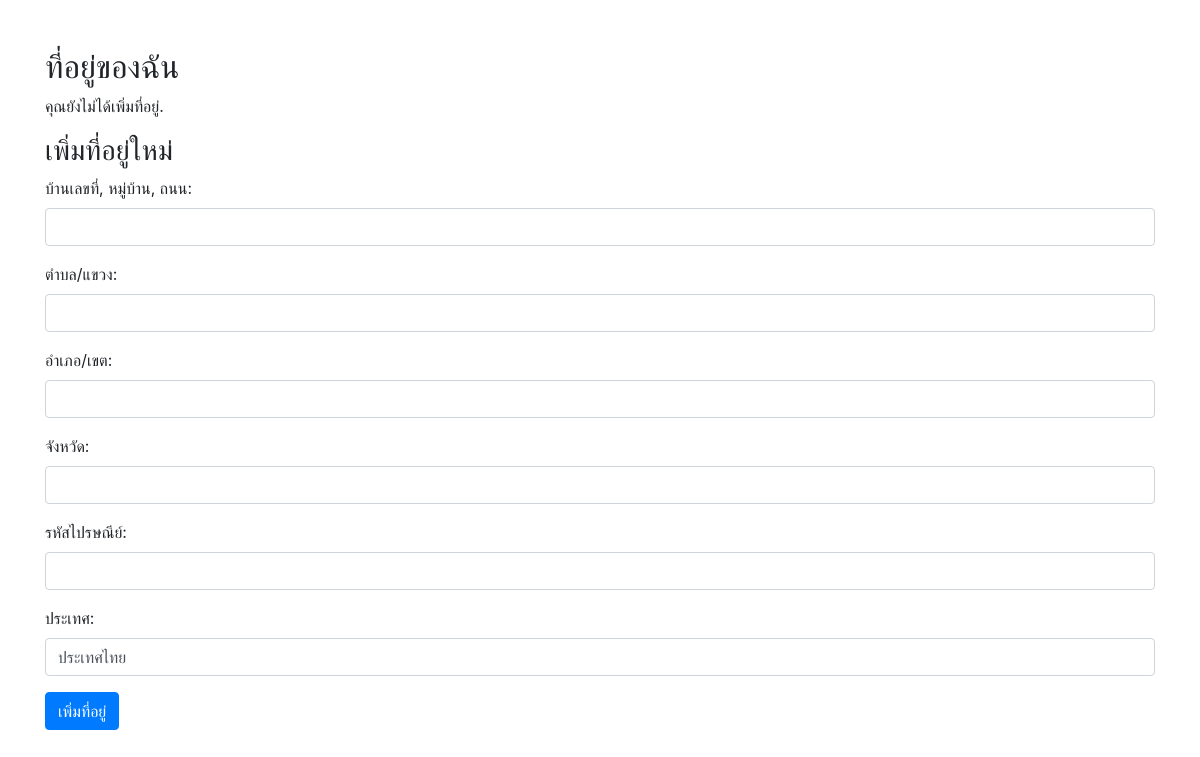
The page /address.php (signed in) on the database as committed earlier.
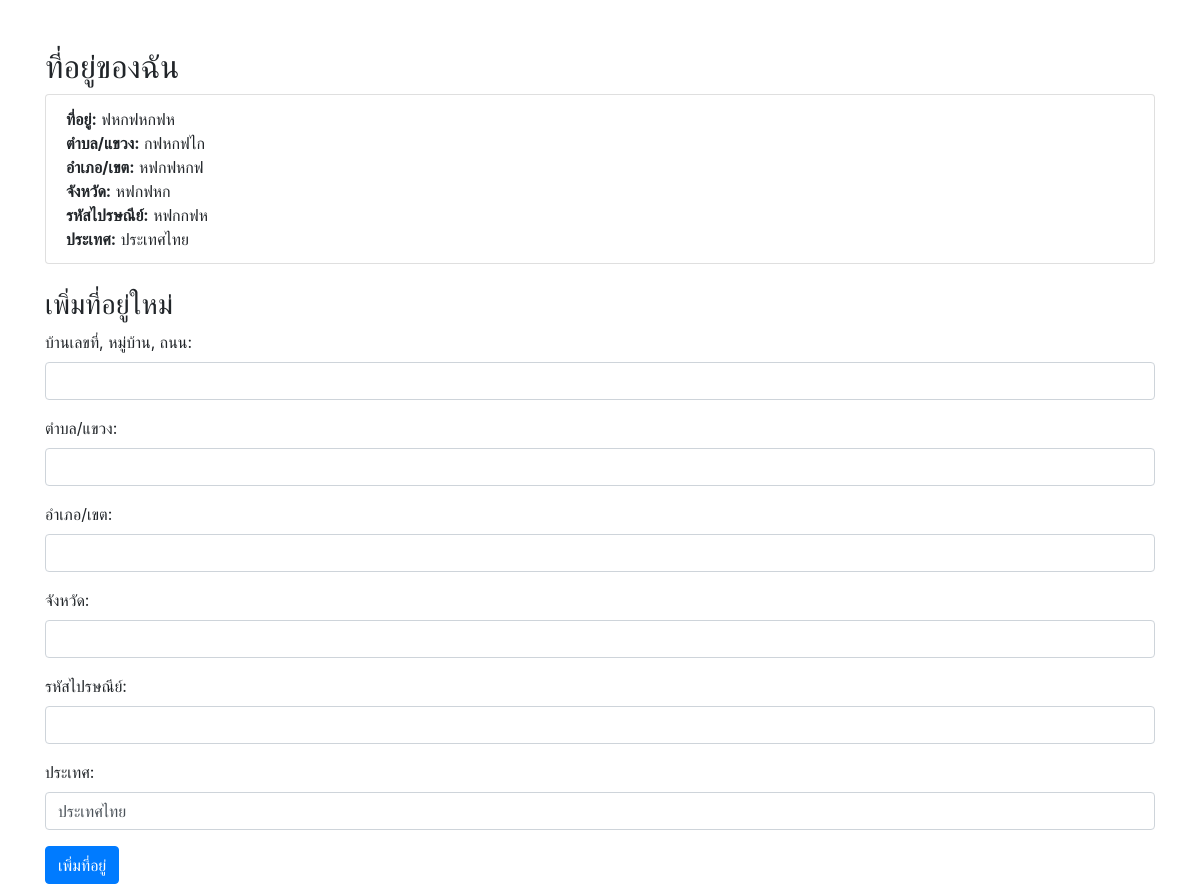
The same page on the database as committed later.
### tables this page shows
CREATE TABLE `user_addresses` (
  `address_id` int(11) NOT NULL,
  `user_id` int(11) NOT NULL,
  `address_line1` varchar(255) NOT NULL COMMENT 'บ้านเลขที่, หมู่บ้าน, ถนน',
  `address_line2` varchar(255) DEFAULT NULL COMMENT 'ตำบล, แขวง',
  `district` varchar(100) NOT NULL COMMENT 'อำเภอ, เขต',
  `province` varchar(100) NOT NULL COMMENT 'จังหวัด',
  `postal_code` varchar(10) NOT NULL COMMENT 'รหัสไปรษณีย์',
  `country` varchar(50) NOT NULL DEFAULT 'ประเทศไทย' COMMENT 'ประเทศ'
);

### address.php (the view, shortened to what this page needs)
<?php
include 'config.php';
$user_id = $_SESSION['user_id'];
$sql = "SELECT * FROM user_addresses WHERE user_id = ?";
$stmt = $conn->prepare($sql);
$stmt->bind_param("i", $user_id);
$stmt->execute();
$result = $stmt->get_result();
?>
<!DOCTYPE html>
<html lang="en">
<head>
    <link rel="stylesheet" href="https://stackpath.bootstrapcdn.com/bootstrap/4.3.1/css/bootstrap.min.css">
</head>
<body>
<div class="container mt-5">
    <h2>ที่อยู่ของฉัน</h2>
    <?php if ($result->num_rows > 0): ?>
        <ul class="list-group mb-4">
            <?php while ($row = $result->fetch_assoc()): ?>
                <li class="list-group-item">
                    <strong>ที่อยู่:</strong> <?php echo htmlspecialchars($row['address_line1']); ?><br>
                    <?php if ($row['address_line2']): ?>
                        <strong>ตำบล/แขวง:</strong> <?php echo htmlspecialchars($row['address_line2']); ?><br>
                    <?php endif; ?>
                    <strong>อำเภอ/เขต:</strong> <?php echo htmlspecialchars($row['district']); ?><br>
                    <strong>จังหวัด:</strong> <?php echo htmlspecialchars($row['province']); ?><br>
                    <strong>รหัสไปรษณีย์:</strong> <?php echo htmlspecialchars($row['postal_code']); ?><br>
                    <strong>ประเทศ:</strong> <?php echo htmlspecialchars($row['country']); ?><br>
                </li>
            <?php endwhile; ?>
        </ul>
    <?php else: ?>
        <p>คุณยังไม่ได้เพิ่มที่อยู่.</p>
    <?php endif; ?>
    <h3>เพิ่มที่อยู่ใหม่</h3>
    <form action="address.php" method="post">
        <div class="form-group">
            <label for="address_line1">บ้านเลขที่, หมู่บ้าน, ถนน:</label>
            <input type="text" class="form-control" id="address_line1" name="address_line1" required>
        </div>
        <div class="form-group">
            <label for="address_line2">ตำบล/แขวง:</label>
            <input type="text" class="form-control" id="address_line2" name="address_line2">
        </div>
        <div class="form-group">
            <label for="district">อำเภอ/เขต:</label>
            <input type="text" class="form-control" id="district" name="district" required>
        </div>
        <div class="form-group">
            <label for="province">จังหวัด:</label>
            <input type="text" class="form-control" id="province" name="province" required>
        </div>
        <div class="form-group">
            <label for="postal_code">รหัสไปรษณีย์:</label>
            <input type="text" class="form-control" id="postal_code" name="postal_code" required>
        </div>
        <div class="form-group">
            <label for="country">ประเทศ:</label>
            <input type="text" class="form-control" id="country" name="country" value="ประเทศไทย" required>
        </div>
        <button type="submit" class="btn btn-primary">เพิ่มที่อยู่</button>
    </form>
</div>
</body>
</html>

Rows that differ between the two databases and show on the page:
added user_addresses: address_line1 "ฟหกฟหกฟห", address_line2 "กฟหกฟไก", district "หฟกฟหกฟ", province "หฟกฟหก", postal_code "หฟกกฟห", country "ประเทศไทย"
Other text that changed with them:
text no longer shown: "คุณยังไม่ได้เพิ่มที่อยู่."
